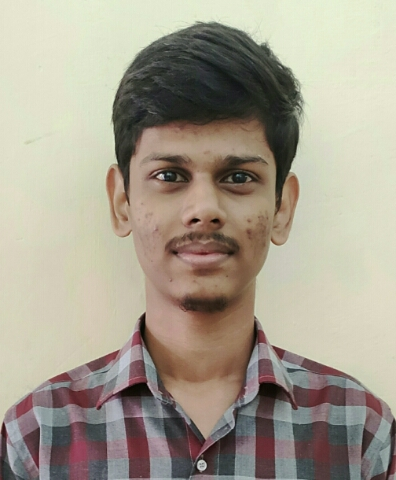
#> input picture SuriyaPrakash.jpg, 396 x 480 px
$ python model.py
#> lines starting #> are read from the running program, lines starting #| are printed output that depends on the picture
#> further down, image is the input picture: shape (480, 396, 3); mean B, G, R 143, 158.3, 165.8
import cv2
import numpy as np

def convert_to_pencil_sketch(image):
    # Convert image to grayscale
    gray_image = cv2.cvtColor(image, cv2.COLOR_BGR2GRAY)
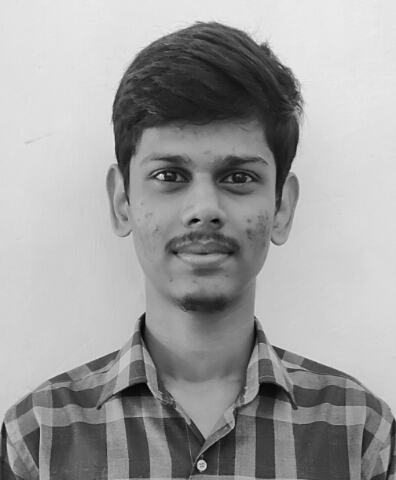
#> gray_image: shape (480, 396); min 4, max 237, mean 158.8

    # Invert the grayscale image
    inverted_image = cv2.bitwise_not(gray_image)
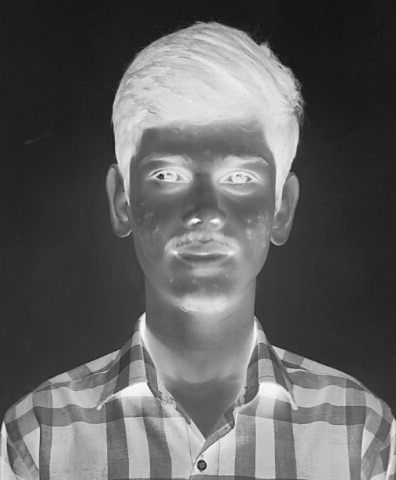
#> inverted_image: shape (480, 396); min 18, max 251, mean 96.2

    # Apply Gaussian blur to the inverted image
    blurred_image = cv2.GaussianBlur(inverted_image, (21, 21), 0)
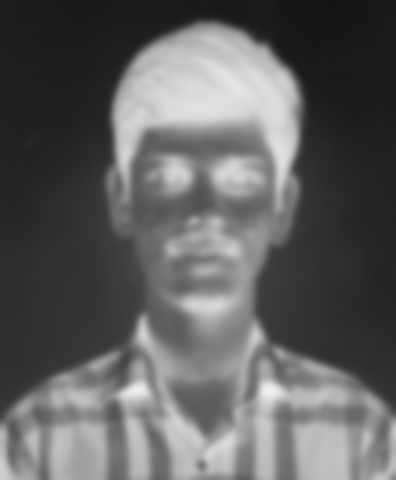
#> blurred_image: shape (480, 396); min 21, max 240, mean 96.2

    # Blend the grayscale image with the blurred inverted image using color dodge
    pencil_sketch = cv2.divide(gray_image, 255 - blurred_image, scale=256.0)
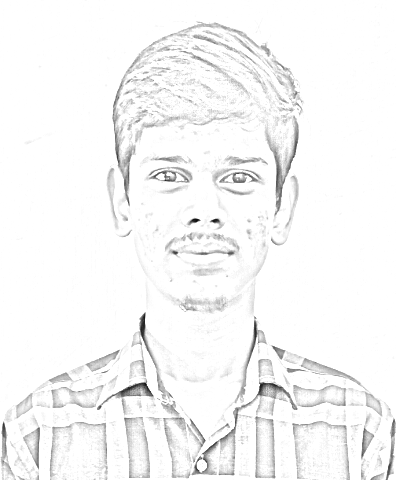
#> pencil_sketch: shape (480, 396); min 13, max 255, mean 246.4

    return pencil_sketch

# Load the image
image_path = 'SuriyaPrakash.jpg'
image = cv2.imread(image_path)

# Convert the image to pencil sketch
pencil_sketch = convert_to_pencil_sketch(image)

# Display the original image and the pencil sketch
cv2.imshow('Original Image', image)
cv2.imshow('Pencil Sketch', pencil_sketch)
cv2.waitKey(0)
cv2.destroyAllWindows()
